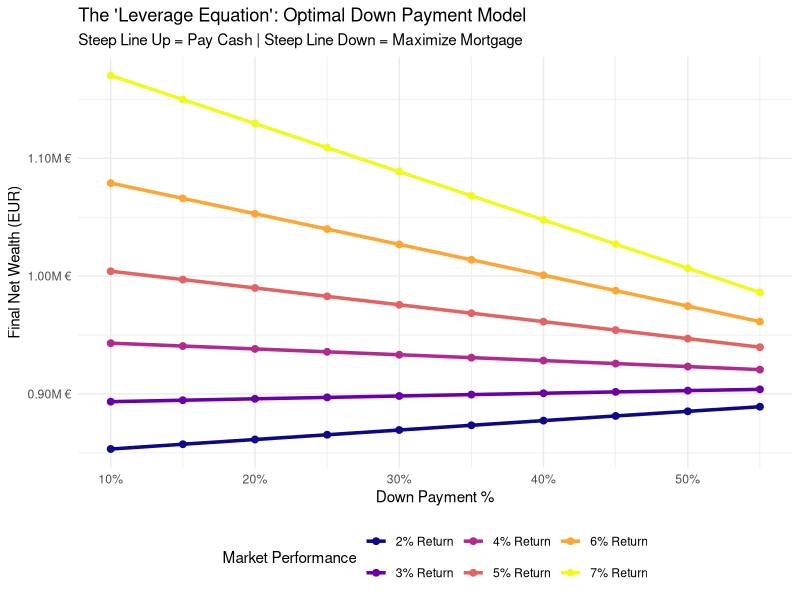
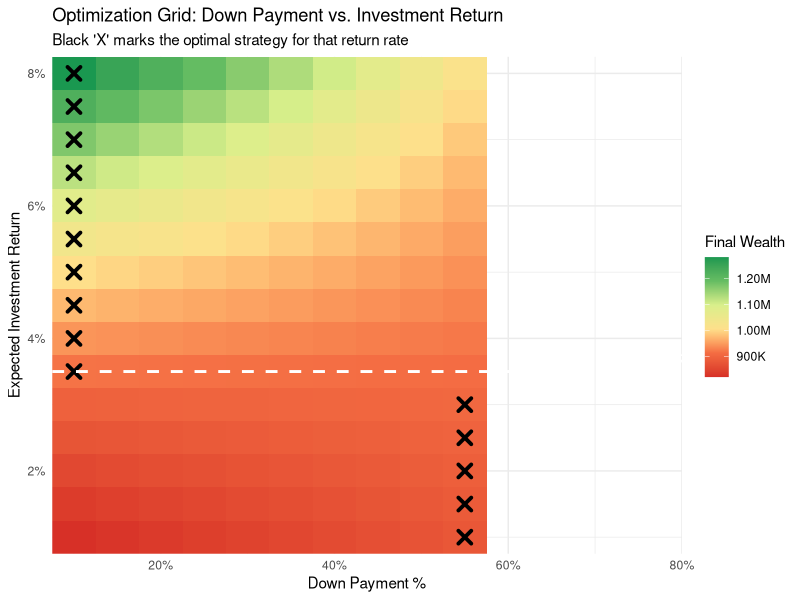

Generate these figures, in order, with R:
# ==============================================================================
# BELGIUM REAL ESTATE FINANCIAL OPTIMIZER
# Comparison: Cash vs. Mortgage vs. Rent
# Optimization: Down Payment & Investment Return Sensitivity
# ==============================================================================

# 1. SETUP & LIBRARIES ---------------------------------------------------------
if (!require("ggplot2")) install.packages("ggplot2")
if (!require("tidyr")) install.packages("tidyr")
if (!require("dplyr")) install.packages("dplyr")
if (!require("scales")) install.packages("scales")

library(ggplot2)
library(tidyr)
library(dplyr)
library(scales)

# 2. INPUT PARAMETERS (THE "SPECIFIC CASE") ------------------------------------

# --- Economic Environment ---
inflation_rate    <- 0.024   # 2.4% Belgium Inflation
house_growth_nom  <- 0.030   # 3.0% Nominal House Appreciation
salary_indexation <- 0.035   # 3.5% Salary Indexation
inv_return_nom    <- 0.050   # 5.0% Nominal Investment Return (The variable to test)

# --- The House ---
house_price       <- 400000
notary_fees_pct   <- 0.03    # ~3% in Wallonia/Brussels (registration + fees)
owner_maint_yr    <- 6500    # Yearly ownership costs (Tax/Ins/Maint)

# --- The Mortgage ---
mortgage_rate     <- 0.035   # 3.5% Fixed Rate
mortgage_years    <- 20
max_deductible    <- 2310    # Belgian Tax Shelter limit (Chirec/Longterm)
tax_benefit_rate  <- 0.30    # Approx effective tax relief rate

# --- The "Current" Decision ---
# (This is the specific scenario we simulate first)
current_dp_pct    <- 0.40    # 40% Down Payment
initial_capital   <- 250000  # Total liquid cash available
annual_salary     <- 60000

# ==============================================================================
# PART A: THE SIMULATION ENGINE (FUNCTION)
# ==============================================================================
# We wrap the logic in a function to run it thousands of times for the grid

run_simulation <- function(dp_pct, inv_rate, house_p, cap, sal) {
  
  # Setup
  dp_amount <- house_p * dp_pct
  loan_amount <- house_p - dp_amount
  notary_fees <- house_p * notary_fees_pct
  
  # Check feasibility
  required_cash <- dp_amount + notary_fees
  if (required_cash > cap) return(list(possible = FALSE))
  
  # Mortgage Calc
  monthly_r <- mortgage_rate / 12
  n_pay <- mortgage_years * 12
  
  if (loan_amount > 0) {
    monthly_pay <- loan_amount * (monthly_r * (1 + monthly_r)^n_pay) / ((1 + monthly_r)^n_pay - 1)
  } else {
    monthly_pay <- 0
  }
  annual_pay <- monthly_pay * 12
  
  # Vectors
  sim_years <- mortgage_years
  wealth_vec <- numeric(sim_years + 1)
  
  # Initial State
  current_cap <- cap - required_cash
  current_debt <- loan_amount
  current_house <- house_p
  current_sal <- sal
  savings_rate <- 0.30
  
  # Loop
  for (y in 1:sim_years) {
    # 1. Inflation Adjustments
    current_sal <- current_sal * (1 + salary_indexation)
    annual_savings <- current_sal * savings_rate
    current_maint <- owner_maint_yr * (1 + inflation_rate)^(y-1)
    
    # 2. Mortgage Tax Benefit (Simplified Belgium Model)
    interest_component <- current_debt * mortgage_rate
    deductible <- min(interest_component, max_deductible)
    tax_back <- deductible * tax_benefit_rate
    
    # 3. Cash Flow
    # Out: Mortgage + Maintenance
    # In: Savings + Tax Back
    # Note: If no debt, annual_pay is 0
    net_housing_cost <- annual_pay + current_maint - tax_back
    
    # 4. Capital Investment
    # Capital grows by Inv Return, then we add/subtract the cash flow shortfall/surplus
    current_cap <- current_cap * (1 + inv_rate) + (annual_savings - net_housing_cost)
    
    # 5. Debt Update
    if (current_debt > 0) {
      current_debt <- current_debt * (1 + monthly_r)^12 - (monthly_pay * ((1 + monthly_r)^12 - 1) / monthly_r)
      current_debt <- max(0, current_debt)
    }
    
    # 6. House Appreciation
    current_house <- current_house * (1 + house_growth_nom)
  }
  
  final_wealth <- current_cap + (current_house - current_debt)
  
  return(list(
    possible = TRUE,
    final_wealth = final_wealth,
    final_cap = current_cap,
    final_equity = current_house - current_debt
  ))
}

# ==============================================================================
# PART B: SPECIFIC CASE OUTPUT (CURRENT PARAMETERS)
# ==============================================================================

cat("\n========================================================\n")
cat(" PART 1: ANALYSIS OF SPECIFIC PARAMETERS (Base Case)\n")
cat("========================================================\n")

base_case <- run_simulation(current_dp_pct, inv_return_nom, house_price, initial_capital, annual_salary)

if(base_case$possible) {
  cat(sprintf("Parameters: DP: %.0f%% | Inv.Return: %.1f%% | Mort.Rate: %.1f%%\n", 
              current_dp_pct*100, inv_return_nom*100, mortgage_rate*100))
  cat(sprintf("Final Net Wealth (Year %d): %s EUR\n", 
              mortgage_years, format(round(base_case$final_wealth), big.mark=",")))
  cat(sprintf("Composition: %s (Liquid) + %s (House Equity)\n",
              format(round(base_case$final_cap), big.mark=","),
              format(round(base_case$final_equity), big.mark=",")))
} else {
  cat("ERROR: Current parameters require more cash than available.\n")
}


# ==============================================================================
# PART C: THE OPTIMIZATION MODEL (SENSITIVITY GRID)
# ==============================================================================

cat("\n========================================================\n")
cat(" PART 2: THE OPTIMIZATION EQUATION (Grid Search)\n")
cat("========================================================\n")

# 1. Define the Grid
dp_options <- seq(0.10, 0.90, by = 0.05)       # Down payment 10% to 90%
inv_options <- seq(0.01, 0.08, by = 0.005)     # Investment Return 1% to 8%

grid_results <- expand.grid(DP = dp_options, Return = inv_options)
grid_results$Wealth <- NA
grid_results$Feasible <- NA

# 2. Run Simulation for every combination
for(i in 1:nrow(grid_results)) {
  res <- run_simulation(grid_results$DP[i], grid_results$Return[i], house_price, initial_capital, annual_salary)
  if(res$possible) {
    grid_results$Wealth[i] <- res$final_wealth
    grid_results$Feasible[i] <- "Yes"
  } else {
    grid_results$Feasible[i] <- "No"
  }
}

# Filter out impossible scenarios (where DP > Initial Capital)
grid_clean <- grid_results %>% filter(Feasible == "Yes")

# 3. Calculate the "Theoretical Tipping Point"
# The Equation: Effective Debt Cost ~= Mortgage Rate * (1 - Marginal Tax Impact)
# This is a rough proxy to draw the line on the chart
effective_debt_cost <- mortgage_rate * (1 - (tax_benefit_rate * 0.2)) # Assuming tax benefit covers part of interest

cat(sprintf("Theoretical 'Break-even' Investment Return: ~%.2f%%\n", effective_debt_cost*100))
cat("(If you earn more than this, Math says: MINIMIZE Down Payment)\n")

# ==============================================================================
# PART D: VISUALIZATION
# ==============================================================================

# PLOT 1: The "Equation" Visualized (Curves)
# This shows how Wealth changes as DP changes, for different Return Rates

# Select a few key return rates for clearer lines
key_returns <- c(0.02, 0.03, 0.04, 0.05, 0.06, 0.07)
plot_data <- grid_clean %>% 
  filter(round(Return, 3) %in% key_returns) %>%
  mutate(Return_Label = paste0(Return * 100, "% Return"))

p1 <- ggplot(plot_data, aes(x = DP, y = Wealth, color = as.factor(Return_Label))) +
  geom_line(size = 1.2) +
  geom_point(size = 2) +
  scale_x_continuous(labels = percent, breaks = seq(0.1, 0.9, 0.1)) +
  scale_y_continuous(labels = label_number(scale = 1e-6, suffix = "M €")) +
  scale_color_viridis_d(option = "plasma") +
  labs(
    title = "The 'Leverage Equation': Optimal Down Payment Model",
    subtitle = "Steep Line Up = Pay Cash | Steep Line Down = Maximize Mortgage",
    x = "Down Payment %",
    y = "Final Net Wealth (EUR)",
    color = "Market Performance"
  ) +
  theme_minimal() +
  theme(legend.position = "bottom")

print(p1)
cat("Plot 1 Generated: Shows the slope of wealth vs down payment.\n")

# PLOT 2: The Heatmap (Optimization Landscape)
# Shows the exact sweet spot

# Find the maximum wealth for each Return level
optima <- grid_clean %>%
  group_by(Return) %>%
  filter(Wealth == max(Wealth))

p2 <- ggplot(grid_clean, aes(x = DP, y = Return)) +
  geom_tile(aes(fill = Wealth)) +
  scale_fill_gradientn(colors = c("#D73027", "#F46D43", "#FEE08B", "#D9EF8B", "#66BD63", "#1A9850"),
                       labels = label_number(scale_cut = cut_short_scale())) +
  geom_point(data = optima, aes(x = DP, y = Return), color = "black", shape=4, size=3, stroke=2) +
  # Add the Break-even line
  geom_hline(yintercept = mortgage_rate, linetype="dashed", color="white", size=1) +
  annotate("text", x = 0.8, y = mortgage_rate + 0.002, label = "Mortgage Cost Horizon", color="white") +
  scale_x_continuous(labels = percent, expand = c(0,0)) +
  scale_y_continuous(labels = percent, expand = c(0,0)) +
  labs(
    title = "Optimization Grid: Down Payment vs. Investment Return",
    subtitle = "Black 'X' marks the optimal strategy for that return rate",
    x = "Down Payment %",
    y = "Expected Investment Return",
    fill = "Final Wealth"
  ) +
  theme_minimal()

print(p2)
cat("Plot 2 Generated: Heatmap identifying the global maximums.\n")

# ==============================================================================
# FINAL RECOMMENDATION OUTPUT
# ==============================================================================

# Look up the optimal for the USER specified return (inv_return_nom)
best_strategy <- grid_clean %>%
  filter(round(Return, 3) == round(inv_return_nom, 3)) %>%
  filter(Wealth == max(Wealth)) %>%
  slice(1) # Take first if tie

cat("\n========================================================\n")
cat(" FINAL VERDICT (Based on your input parameters)\n")
cat("========================================================\n")
cat(sprintf("Given your expected Investment Return of %.1f%%:\n", inv_return_nom*100))
cat("The Model Suggests:\n")

if(best_strategy$DP <= 0.20) {
  cat(">>> STRATEGY: MAXIMIZE LEVERAGE (Low Down Payment)\n")
  cat("Reason: Your investments outperform the net cost of the mortgage.\n")
} else if (best_strategy$DP >= 0.80) {
  cat(">>> STRATEGY: PAY CASH (High Down Payment)\n")
  cat("Reason: Mortgage interest costs are higher than your investment gains.\n")
} else {
  cat(">>> STRATEGY: BALANCED APPROACH\n")
}

cat(sprintf("Optimal Down Payment: %.0f%%\n", best_strategy$DP * 100))
cat(sprintf("Projected Wealth: %s EUR\n", format(round(best_strategy$Wealth), big.mark=",")))
